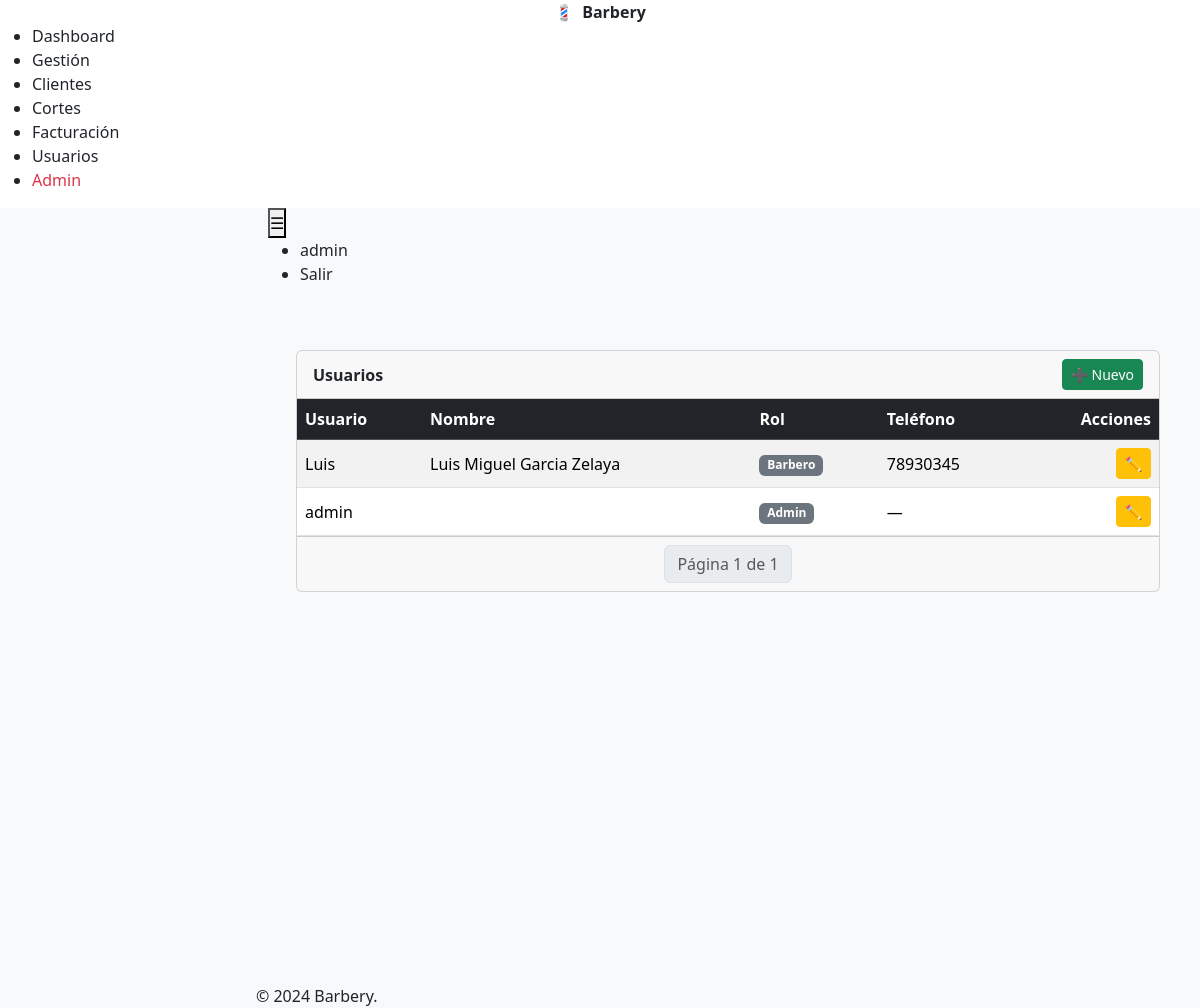
Screenshot of /users/users/ (signed in) with the database file from the repository.
### users/models.py (models this page shows, shortened)
class User(AbstractUser):
    ROL_CHOICES = [
        ('ADMIN', 'Admin'),
        ('CAJERO', 'Cajero'),
        ('BARBERO', 'Barbero'),
        ('ESTILISTA', 'Estilista'),
    ]
    pass
    nombre = models.CharField(max_length=150, blank=True)
    apellido = models.CharField(max_length=150, blank=True)
    telefono = models.CharField(max_length=30, blank=True)
    identidad = models.CharField(max_length=100, blank=True)
    direccion = models.TextField(blank=True)
    rol = models.CharField(max_length=20, choices=ROL_CHOICES, default='CAJERO')

### users/views.py (the view, shortened to what this page needs)
# urls.py: path('users/', users_view, name='users'),
@login_required
@role_required(['ADMIN'])
def users_view(request):
    users_qs = User.objects.all().order_by('username')
    paginator = Paginator(users_qs, 10)
    page_number = request.GET.get('page')
    users = paginator.get_page(page_number)
    create_form = UserCreateForm(request.POST or None, prefix='create')
    for user in users:
        user.edit_form = UserUpdateForm(instance=user, prefix=f'edit-{user.id}')
    context = {
        'users': users,
        'create_form': create_form,
    }
    return render(request, 'users/list.html', context)

### templates/users/list.html (shortened to what this page needs)
{% extends "base.html" %}
{% block content %}
<div class="container-fluid">
  <div class="row">
    <div class="col-12">
      <div class="card">
        <div class="card-header d-flex justify-content-between align-items-center">
          <strong>Usuarios</strong>
          <button type="button" class="btn btn-sm btn-success"
                  data-coreui-toggle="modal" data-coreui-target="#createUserModal">
            ➕ Nuevo
          </button>
        </div>
        <div class="card-body p-0">
          <table class="table table-striped table-hover mb-0 align-middle">
            <thead class="table-dark">
              <tr>
                <th>Usuario</th>
                <th>Nombre</th>
                <th>Rol</th>
                <th>Teléfono</th>
                <th class="text-end">Acciones</th>
              </tr>
            </thead>
            <tbody>
              {% for u in users %}
              <tr>
                <td>{{ u.username }}</td>
                <td>{{ u.nombre }} {{ u.apellido }}</td>
                <td><span class="badge bg-secondary">{{ u.get_rol_display }}</span></td>
                <td>{{ u.telefono|default:"—" }}</td>
                <td class="text-end">
                  <button class="btn btn-sm btn-warning"
                          data-coreui-toggle="modal"
                          data-coreui-target="#editUserModal{{ u.id }}">
                    ✏️
                  </button>
                </td>
              </tr>
              {% empty %}
              <tr><td colspan="5" class="text-center text-muted">No hay usuarios registrados</td></tr>
              {% endfor %}
            </tbody>
          </table>
        </div>
        <div class="card-footer">
          <nav aria-label="Page navigation">
            <ul class="pagination justify-content-center mb-0">
              <li class="page-item disabled"><span class="page-link">Página {{ users.number }} de {{ users.paginator.num_pages }}</span></li>
            </ul>
          </nav>
        </div>
      </div>
    </div>
  </div>
</div>
{% endblock %}

### templates/includes/navbar.html
<header class="header mb-4">
  <div class="container-fluid">
    <button class="header-toggler px-md-0" type="button"
      onclick="coreui.Sidebar.getInstance(document.getElementById('sidebar')).toggle()">
      ☰
    </button>
    <ul class="header-nav ms-auto">
      <li class="nav-item">
        <span class="nav-link">{{ request.user.username }}</span>
      </li>
      <li class="nav-item">
        <a class="nav-link" href="{% url 'logout' %}">Salir</a>
      </li>
    </ul>
  </div>
</header>

### rows the page displays
User: user.username "admin", username "admin", rol "Admin", telefono "—"
User: username "Luis", nombre "Luis Miguel", apellido "Garcia Zelaya", rol "Barbero", telefono "78930345"

### other values shown
{{ users.number }} "1"
{{ users.paginator.num_pages }} "1"
